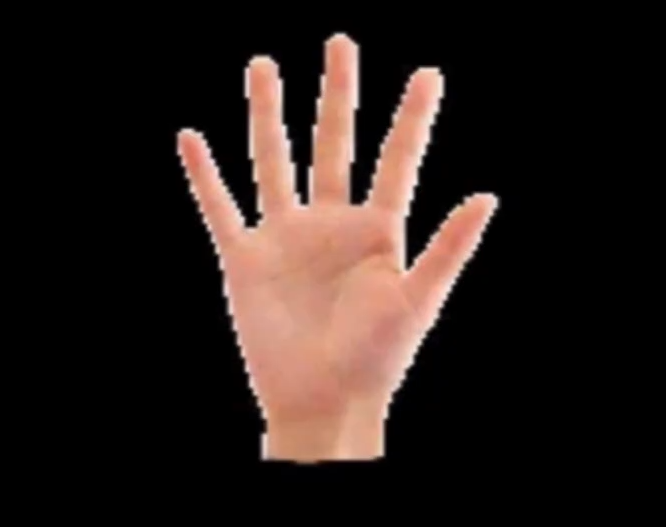
#> input picture assets/hand.png, 666 x 527 px
$ python demo_img_contour2.py
#> lines starting #> are read from the running program, lines starting #| are printed output that depends on the picture; after the words box and inside, x2 and y2 are one past the last pixel; in counts of white or black regions, pixels touching at a corner belong together
#> further down, img is the input picture: shape (527, 666, 3); mean B, G, R 27.5, 31.5, 43.2
### demo_img_contour.py
'''find contours and manually draw contour'''

import cv2

def find_contours_via_BGR_image(img:cv2.UMat):
    cv2.imshow("img",img)

    gray = cv2.cvtColor(img, cv2.COLOR_BGR2GRAY)
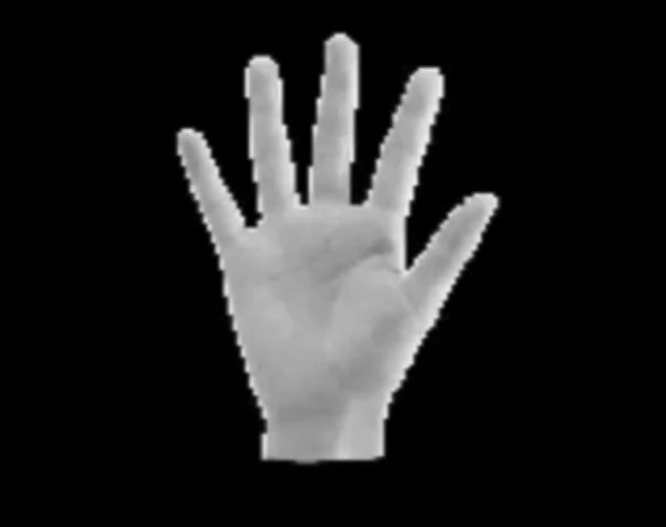
#> gray: shape (527, 666); min 0, max 242, mean 34.5
    cv2.imshow("gray",gray)

    ret, binary = cv2.threshold(gray, 100, 255, cv2.THRESH_BINARY)
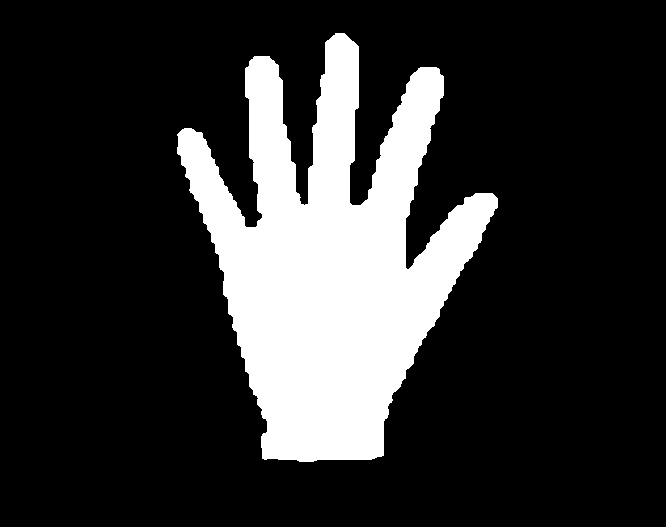
#> binary: shape (527, 666); 19.5% white; 1 white region
    cv2.imshow("binary",binary)

    contours,hierarchy = cv2.findContours(binary, cv2.RETR_TREE, cv2.CHAIN_APPROX_SIMPLE)
#> contours = 1 contour; box (x1, y1, x2, y2) and area: (177, 33, 498, 462) 67534

    return contours

# [12 lines left out: function circle_points_of_contours, not called in this run]

# [14 lines that do not run on import are left out]

### demo_img_contour2.py
'''
approximate and hull
'''

import cv2
from demo_img_contour import circle_points_of_contours, find_contours_via_BGR_image

def draw_lines_via_points(img:cv2.UMat, points, closed=True):
    if len(points) < 2:
        return

    for i in range(len(points) - 1):
        cv2.line(img, points[i][0], points[i+1][0], (0,255,0), 1)

    if closed:
        cv2.line(img, points[-1][0], points[0][0], (0,255,0), 1)

    pass

img = cv2.imread("assets/hand.png")

contours = find_contours_via_BGR_image(img)
# print(contours)
contour = img.copy()
cv2.drawContours(contour, contours, -1, (0,0,255), 1)
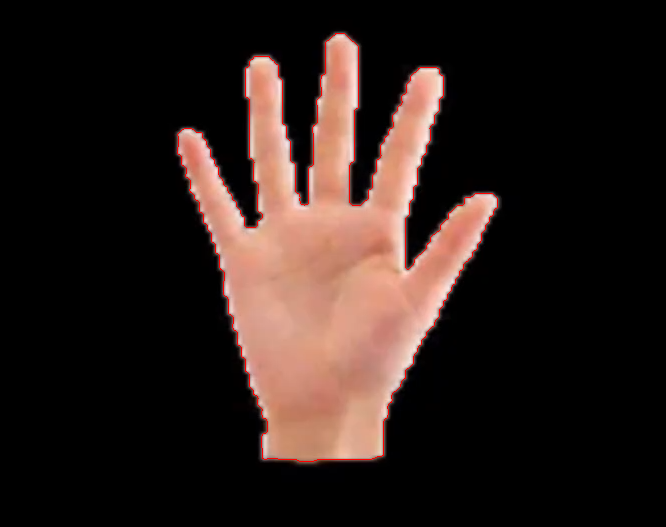
#> contour: shape (527, 666, 3); 0.59% of pixels changed, all inside (x1, y1, x2, y2) = (177, 33, 498, 462)
cv2.imshow("contours",contour)

#approximate
approxImg = img.copy()
approx = cv2.approxPolyDP(contours[0], 10, True)
#> approx = contour of 21 points, box (x1, y1, x2, y2) (177, 33, 498, 460), area 67633
print(approx)
#> (printed output is left out)
draw_lines_via_points(approxImg, approx)
#> the loop in draw_lines_via_points, `for i in range(len(points) - 1):` made 20 passes
#> in draw_lines_via_points, `cv2.line(img, points[-1][0], points[0][0], (0,255,0), 1)`:
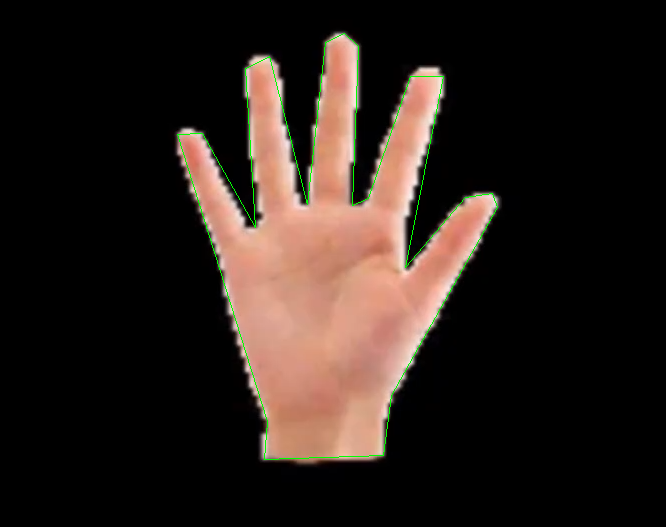
#> img: shape (527, 666, 3); mean B, G, R 26.9, 32.3, 42.5
cv2.imshow("approx",approxImg)

#hull
hullImg = img.copy()
hull = cv2.convexHull(contours[0])
#> hull = contour of 19 points, box (x1, y1, x2, y2) (177, 33, 498, 462), area 95633
draw_lines_via_points(hullImg, hull)
#> call 2 of draw_lines_via_points, with points = array of shape (19, 1, 2), closed = True
#> the loop in draw_lines_via_points (call 2), `for i in range(len(points) - 1):` made 18 passes
#> in draw_lines_via_points (call 2), `cv2.line(img, points[-1][0], points[0][0], (0,255,0), 1)`:
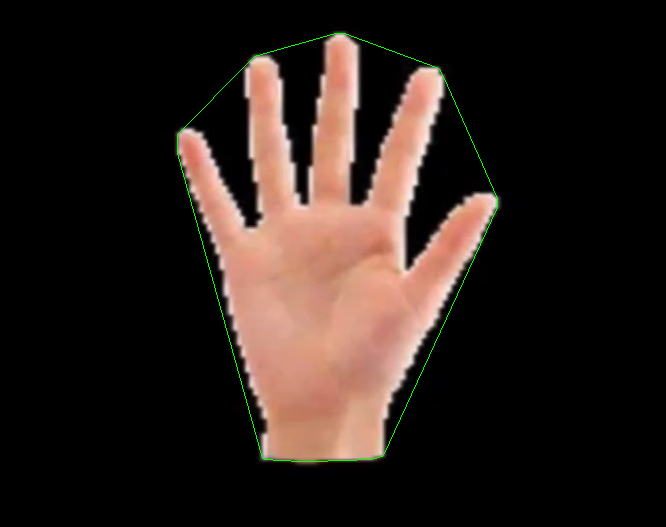
#> img: shape (527, 666, 3); mean B, G, R 27.4, 32.2, 43.1
cv2.imshow("hull",hullImg)

key = cv2.waitKey(0)
#> (key x is pressed here)
if(key & 0xFF ==ord('x')):
    print('exit')
    exit()
#> (the program exits here)
